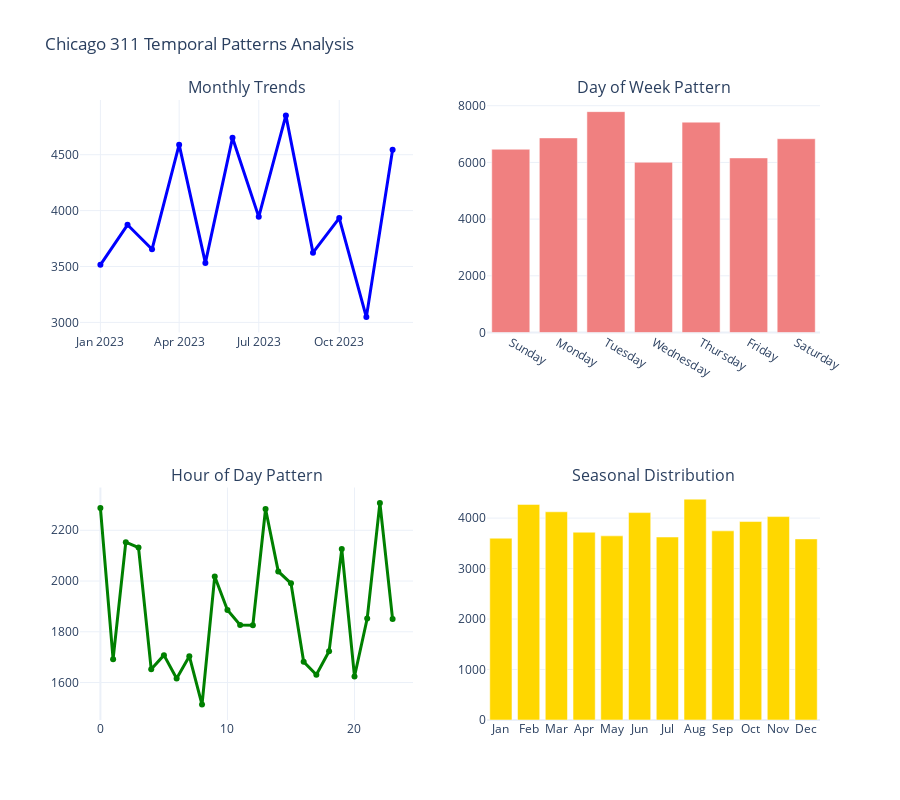

The code cell stored with this chart in its notebook:
### Markdown cell above
## 3. Temporal Patterns Dashboard

### Code cell
# Create temporal patterns dashboard
if 'temporal_patterns' in analysis_results:
    temporal = analysis_results['temporal_patterns']
    
    # Create comprehensive temporal dashboard
    fig = make_subplots(
        rows=2, cols=2,
        subplot_titles=(
            "Monthly Trends",
            "Day of Week Pattern",
            "Hour of Day Pattern",
            "Seasonal Distribution"
        ),
        specs=[
            [{"secondary_y": False}, {"secondary_y": False}],
            [{"secondary_y": False}, {"secondary_y": False}]
        ]
    )
    
    # Monthly trends
    if 'monthly_trends' in temporal:
        monthly_data = temporal['monthly_trends']
        if monthly_data:
            dates = []
            counts = []
            
            for item in monthly_data[-24:]:  # Last 24 months
                if '_id' in item and 'year' in item['_id'] and 'month' in item['_id']:
                    date = pd.to_datetime(f"{item['_id']['year']}-{item['_id']['month']}-01")
                    dates.append(date)
                    counts.append(item['count'])
            
            if dates:
                fig.add_trace(
                    go.Scatter(
                        x=dates, y=counts,
                        mode='lines+markers',
                        name='Monthly Requests',
                        line=dict(width=3, color='blue'),
                        hovertemplate='Date: %{x}<br>Requests: %{y:,}<extra></extra>'
                    ),
                    row=1, col=1
                )
    
    # Day of week pattern
    if 'day_of_week_pattern' in temporal:
        dow_data = temporal['day_of_week_pattern']
        if dow_data:
            days = ['Sunday', 'Monday', 'Tuesday', 'Wednesday', 'Thursday', 'Friday', 'Saturday']
            day_counts = [0] * 7
            
            for item in dow_data:
                day_idx = item['_id'] - 1  # MongoDB day of week is 1-7 (Sunday=1)
                if 0 <= day_idx < 7:
                    day_counts[day_idx] = item['count']
            
            fig.add_trace(
                go.Bar(
                    x=days, y=day_counts,
                    name='Day of Week',
                    marker_color='lightcoral',
                    hovertemplate='%{x}<br>Requests: %{y:,}<extra></extra>'
                ),
                row=1, col=2
            )
    
    # Hour of day pattern
    if 'hour_of_day_pattern' in temporal:
        hour_data = temporal['hour_of_day_pattern']
        if hour_data:
            hours = list(range(24))
            hour_counts = [0] * 24
            
            for item in hour_data:
                hour = item['_id']
                if 0 <= hour < 24:
                    hour_counts[hour] = item['count']
            
            fig.add_trace(
                go.Scatter(
                    x=hours, y=hour_counts,
                    mode='lines+markers',
                    name='Hourly Pattern',
                    line=dict(width=3, color='green'),
                    hovertemplate='Hour: %{x}:00<br>Requests: %{y:,}<extra></extra>'
                ),
                row=2, col=1
            )
    
    # Seasonal pattern
    if 'seasonal_pattern' in temporal:
        seasonal_data = temporal['seasonal_pattern']
        if seasonal_data:
            months = ['Jan', 'Feb', 'Mar', 'Apr', 'May', 'Jun',
                     'Jul', 'Aug', 'Sep', 'Oct', 'Nov', 'Dec']
            month_counts = [0] * 12
            
            for item in seasonal_data:
                month_idx = item['_id'] - 1  # MongoDB month is 1-12
                if 0 <= month_idx < 12:
                    month_counts[month_idx] = item['count']
            
            fig.add_trace(
                go.Bar(
                    x=months, y=month_counts,
                    name='Seasonal Pattern',
                    marker_color='gold',
                    hovertemplate='%{x}<br>Requests: %{y:,}<extra></extra>'
                ),
                row=2, col=2
            )
    
    fig.update_layout(
        title="Chicago 311 Temporal Patterns Analysis",
        height=800,
        showlegend=False,
        template="plotly_white"
    )
    
    fig.show()
    
    print("✅ Temporal patterns dashboard created")

### Figure 1 — Plotly figure (JSON) as saved in the notebook; plotly's stock layout.template omitted (floating-point values rounded to 4 significant figures)
{"data": [{"hovertemplate": "Date: %{x}<br>Requests: %{y:,}<extra></extra>", "line": {"color": "blue", "width": 3}, "mode": "lines+markers", "name": "Monthly Requests", "type": "scatter", "x": ["2023-01-01T00:00:00", "2023-02-01T00:00:00", "2023-03-01T00:00:00", "2023-04-01T00:00:00", "2023-05-01T00:00:00", "2023-06-01T00:00:00", "2023-07-01T00:00:00", "2023-08-01T00:00:00", "2023-09-01T00:00:00", "2023-10-01T00:00:00", "2023-11-01T00:00:00", "2023-12-01T00:00:00"], "xaxis": "x", "y": [3515, 3873, 3654, 4590, 3532, 4651, 3944, 4852, 3624, 3933, 3047, 4544], "yaxis": "y"}, {"hovertemplate": "%{x}<br>Requests: %{y:,}<extra></extra>", "marker": {"color": "lightcoral"}, "name": "Day of Week", "type": "bar", "x": ["Sunday", "Monday", "Tuesday", "Wednesday", "Thursday", "Friday", "Saturday"], "xaxis": "x2", "y": [6465, 6865, 7792, 6005, 7421, 6159, 6836], "yaxis": "y2"}, {"hovertemplate": "Hour: %{x}:00<br>Requests: %{y:,}<extra></extra>", "line": {"color": "green", "width": 3}, "mode": "lines+markers", "name": "Hourly Pattern", "type": "scatter", "x": [0, 1, 2, 3, 4, 5, 6, 7, 8, 9, 10, 11, 12, 13, 14, 15, 16, 17, 18, 19, 20, 21, 22, 23], "xaxis": "x3", "y": [2288, 1692, 2153, 2132, 1652, 1708, 1616, 1704, 1513, 2018, 1886, 1827, 1826, 2284, 2038, 1991, 1682, 1631, 1723, 2126, 1624, 1852, 2308, 1850], "yaxis": "y3"}, {"hovertemplate": "%{x}<br>Requests: %{y:,}<extra></extra>", "marker": {"color": "gold"}, "name": "Seasonal Pattern", "type": "bar", "x": ["Jan", "Feb", "Mar", "Apr", "May", "Jun", "Jul", "Aug", "Sep", "Oct", "Nov", "Dec"], "xaxis": "x4", "y": [3602, 4271, 4125, 3721, 3648, 4109, 3625, 4376, 3747, 3932, 4030, 3588], "yaxis": "y4"}], "layout": {"annotations": [{"font": {"size": 16}, "showarrow": false, "text": "Monthly Trends", "x": 0.225, "xanchor": "center", "xref": "paper", "y": 1, "yanchor": "bottom", "yref": "paper"}, {"font": {"size": 16}, "showarrow": false, "text": "Day of Week Pattern", "x": 0.775, "xanchor": "center", "xref": "paper", "y": 1, "yanchor": "bottom", "yref": "paper"}, {"font": {"size": 16}, "showarrow": false, "text": "Hour of Day Pattern", "x": 0.225, "xanchor": "center", "xref": "paper", "y": 0.375, "yanchor": "bottom", "yref": "paper"}, {"font": {"size": 16}, "showarrow": false, "text": "Seasonal Distribution", "x": 0.775, "xanchor": "center", "xref": "paper", "y": 0.375, "yanchor": "bottom", "yref": "paper"}], "height": 800, "showlegend": false, "title": {"text": "Chicago 311 Temporal Patterns Analysis"}, "xaxis": {"anchor": "y", "domain": [0, 0.45]}, "xaxis2": {"anchor": "y2", "domain": [0.55, 1]}, "xaxis3": {"anchor": "y3", "domain": [0, 0.45]}, "xaxis4": {"anchor": "y4", "domain": [0.55, 1]}, "yaxis": {"anchor": "x", "domain": [0.625, 1]}, "yaxis2": {"anchor": "x2", "domain": [0.625, 1]}, "yaxis3": {"anchor": "x3", "domain": [0, 0.375]}, "yaxis4": {"anchor": "x4", "domain": [0, 0.375]}}}
